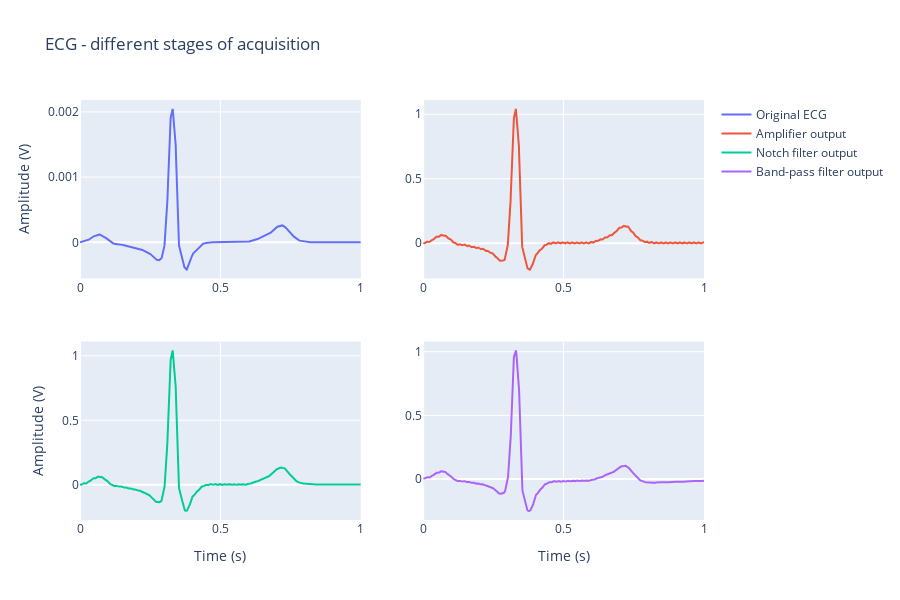

Notebook cell for this chart:
### Code cell
fig = make_subplots(rows=2, cols=2, shared_xaxes=False)

fig.add_trace(
    go.Scatter(x=dft['time'], y=dft['V(ecg)'], name='Original ECG'),
    row=1, col=1
)
fig.add_trace(
    go.Scatter(x=dft['time'], y=dft['V(amp_out)'], name='Amplifier output'),
    row=1, col=2
)
fig.add_trace(
    go.Scatter(x=dft['time'], y=dft['V(rb_out)'], name='Notch filter output'),
    row=2, col=1
)
fig.add_trace(
    go.Scatter(x=dft['time'], y=dft['V(bp_out)'], name='Band-pass filter output'),
    row=2, col=2
)


fig.update_layout(height=600, width=900, title_text='ECG - different stages of acquisition')
fig.update_yaxes(title_text="", showgrid=True)
fig.update_xaxes(title_text="", showgrid=True)

fig['layout']['yaxis1']['title']='Amplitude (V)'
fig['layout']['yaxis3']['title']='Amplitude (V)'
fig['layout']['xaxis3']['title']='Time (s)'
fig['layout']['xaxis4']['title']='Time (s)'

fig.show()

### Figure 1 — Plotly figure (JSON) as saved in the notebook; plotly's stock layout.template omitted (floating-point values rounded to 4 significant figures; data arrays with more than 128 entries replaced by an {"elided": "..."} marker saying what was removed)
{"data": [{"name": "Original ECG", "type": "scatter", "x": {"elided": "1550 float values"}, "xaxis": "x", "y": {"elided": "1550 float values"}, "yaxis": "y"}, {"name": "Amplifier output", "type": "scatter", "x": {"elided": "1550 float values"}, "xaxis": "x2", "y": {"elided": "1550 float values"}, "yaxis": "y2"}, {"name": "Notch filter output", "type": "scatter", "x": {"elided": "1550 float values"}, "xaxis": "x3", "y": {"elided": "1550 float values"}, "yaxis": "y3"}, {"name": "Band-pass filter output", "type": "scatter", "x": {"elided": "1550 float values"}, "xaxis": "x4", "y": {"elided": "1550 float values"}, "yaxis": "y4"}], "layout": {"height": 600, "title": {"text": "ECG - different stages of acquisition"}, "width": 900, "xaxis": {"anchor": "y", "domain": [0, 0.45], "showgrid": true, "title": {"text": ""}}, "xaxis2": {"anchor": "y2", "domain": [0.55, 1], "showgrid": true, "title": {"text": ""}}, "xaxis3": {"anchor": "y3", "domain": [0, 0.45], "showgrid": true, "title": {"text": "Time (s)"}}, "xaxis4": {"anchor": "y4", "domain": [0.55, 1], "showgrid": true, "title": {"text": "Time (s)"}}, "yaxis": {"anchor": "x", "domain": [0.575, 1], "showgrid": true, "title": {"text": "Amplitude (V)"}}, "yaxis2": {"anchor": "x2", "domain": [0.575, 1], "showgrid": true, "title": {"text": ""}}, "yaxis3": {"anchor": "x3", "domain": [0, 0.425], "showgrid": true, "title": {"text": "Amplitude (V)"}}, "yaxis4": {"anchor": "x4", "domain": [0, 0.425], "showgrid": true, "title": {"text": ""}}}}
